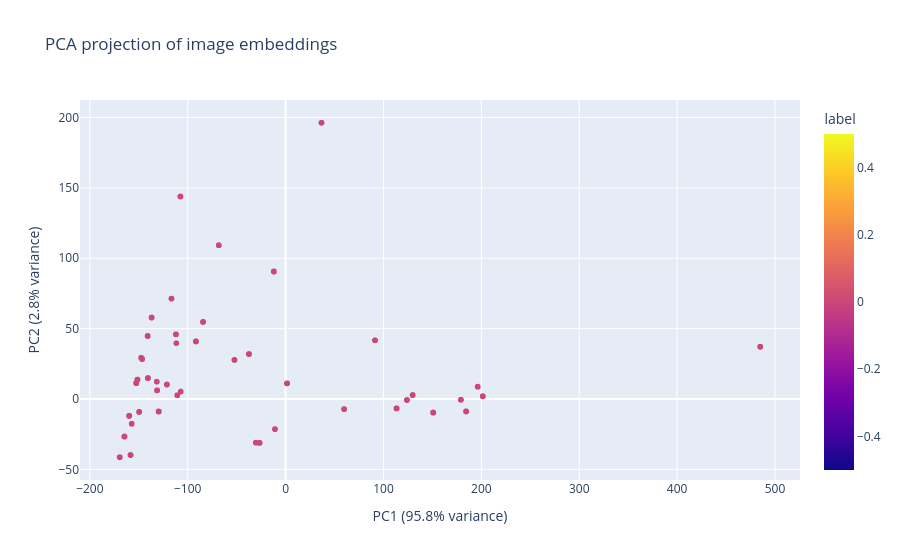

Write notebook code for a chart like this one.
### Code cell
pca = PCA(n_components=2)
pca_embeddings = pca.fit_transform(embeddings)

pca_df = pd.DataFrame({
    "PC1": pca_embeddings[:, 0],
    "PC2": pca_embeddings[:, 1],
    "label": y,
})

fig = px.scatter(
    pca_df,
    x="PC1",
    y="PC2",
    color="label",
    hover_name="label",
    title="PCA projection of image embeddings",
    labels={
        "PC1": f"PC1 ({pca.explained_variance_ratio_[0]:.1%} variance)",
        "PC2": f"PC2 ({pca.explained_variance_ratio_[1]:.1%} variance)",
    },
)
fig.show()

### Figure 1 — Plotly figure (JSON) as saved in the notebook; plotly's stock layout.template omitted (floating-point values rounded to 4 significant figures; data arrays with more than 128 entries replaced by an {"elided": "..."} marker saying what was removed)
{"data": [{"hovertemplate": "<b>%{hovertext}</b><br><br>PC1 (95.8% variance)=%{x}<br>PC2 (2.8% variance)=%{y}<br>label=%{marker.color}<extra></extra>", "hovertext": {"elided": "5519 float values"}, "legendgroup": "", "marker": {"color": {"elided": "5519 float values"}, "coloraxis": "coloraxis", "symbol": "circle"}, "mode": "markers", "name": "", "showlegend": false, "x": {"elided": "5519 float values"}, "xaxis": "x", "y": {"elided": "5519 float values"}, "yaxis": "y", "type": "scattergl"}], "layout": {"xaxis": {"anchor": "y", "domain": [0.0, 1.0], "title": {"text": "PC1 (95.8% variance)"}}, "yaxis": {"anchor": "x", "domain": [0.0, 1.0], "title": {"text": "PC2 (2.8% variance)"}}, "coloraxis": {"colorbar": {"title": {"text": "label"}}, "colorscale": [[0.0, "#0d0887"], [0.1111, "#46039f"], [0.2222, "#7201a8"], [0.3333, "#9c179e"], [0.4444, "#bd3786"], [0.5556, "#d8576b"], [0.6667, "#ed7953"], [0.7778, "#fb9f3a"], [0.8889, "#fdca26"], [1.0, "#f0f921"]]}, "legend": {"tracegroupgap": 0}, "title": {"text": "PCA projection of image embeddings"}}}
